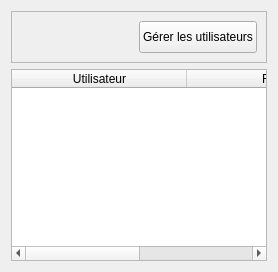
         <widget class="QWidget" name="tabUsers">
          <attribute name="icon">
           <iconset resource="../../resources/TeraClient.qrc">
            <normaloff>:/icons/software_user.png</normaloff>:/icons/software_user.png</iconset>
          </attribute>
          <attribute name="title">
           <string>Utilisateurs</string>
          </attribute>
          <layout class="QVBoxLayout" name="verticalLayout_9">
           <item>
            <widget class="QFrame" name="frameManageUsers">
             <property name="frameShape">
              <enum>QFrame::StyledPanel</enum>
             </property>
             <property name="frameShadow">
              <enum>QFrame::Raised</enum>
             </property>
             <layout class="QHBoxLayout" name="horizontalLayout_7">
              <item>
               <spacer name="horizontalSpacer_5">
                <property name="orientation">
                 <enum>Qt::Horizontal</enum>
                </property>
                <property name="sizeHint" stdset="0">
                 <size>
                  <width>40</width>
                  <height>20</height>
                 </size>
                </property>
               </spacer>
              </item>
              <item>
               <widget class="QPushButton" name="btnManageUsers">
                <property name="minimumSize">
                 <size>
                  <width>0</width>
                  <height>32</height>
                 </size>
                </property>
                <property name="cursor">
                 <cursorShape>PointingHandCursor</cursorShape>
                </property>
                <property name="text">
                 <string>Gérer les utilisateurs</string>
                </property>
                <property name="icon">
                 <iconset resource="../../resources/TeraClient.qrc">
                  <normaloff>:/icons/software_user.png</normaloff>:/icons/software_user.png</iconset>
                </property>
                <property name="iconSize">
                 <size>
                  <width>24</width>
                  <height>24</height>
                 </size>
                </property>
               </widget>
              </item>
             </layout>
            </widget>
           </item>
           <item>
            <widget class="QTableWidget" name="tableUsers">
             <property name="editTriggers">
              <set>QAbstractItemView::NoEditTriggers</set>
             </property>
             <property name="showDropIndicator" stdset="0">
              <bool>false</bool>
             </property>
             <property name="dragDropOverwriteMode">
              <bool>false</bool>
             </property>
             <property name="selectionMode">
              <enum>QAbstractItemView::NoSelection</enum>
             </property>
             <property name="selectionBehavior">
              <enum>QAbstractItemView::SelectRows</enum>
             </property>
             <property name="iconSize">
              <size>
               <width>24</width>
               <height>24</height>
              </size>
             </property>
             <property name="sortingEnabled">
              <bool>true</bool>
             </property>
             <property name="columnCount">
              <number>2</number>
             </property>
             <attribute name="horizontalHeaderDefaultSectionSize">
              <number>175</number>
             </attribute>
             <attribute name="horizontalHeaderShowSortIndicator" stdset="0">
              <bool>true</bool>
             </attribute>
             <attribute name="horizontalHeaderStretchLastSection">
              <bool>true</bool>
             </attribute>
             <attribute name="verticalHeaderVisible">
              <bool>false</bool>
             </attribute>
             <column>
              <property name="text">
               <string>Utilisateur</string>
              </property>
             </column>
             <column>
              <property name="text">
               <string>Rôle</string>
              </property>
             </column>
            </widget>
           </item>
          </layout>
         </widget>
